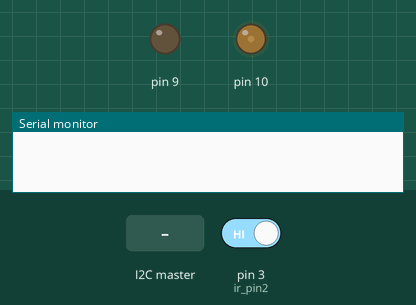
This sketch was run on a simulated Arduino Uno, built with avr-gcc and run on an emulated ATmega328P. On the bench: output pins drawn as LEDs (lit = HIGH), the last lines printed to the serial monitor. Inputs (shaded band) come from the test bench; at power-on: pin 3 (ir_pin2) HIGH.

Above: at 1.2 s.
1.3 s: pin 3 (ir_pin2) driven LOW
2.8 s: the I2C master sends the byte 1
At 3.2 s:
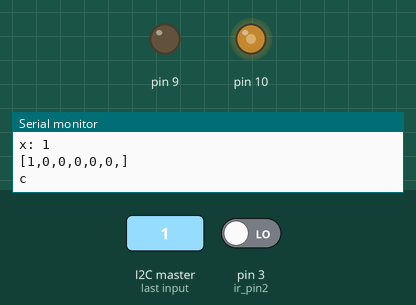
Timing chart, 0 to 6.2 s (numbered marks = the images above; inputs shaded):
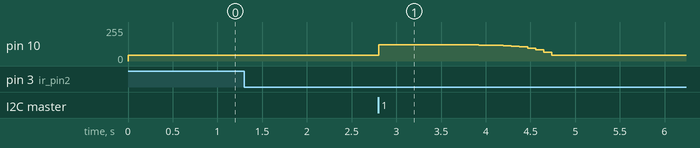

Measured:
- after the input at 2.8 s, pin 10: 45/255 → 123/255 at once, → 122/255 0.85 s later, → 121/255 0.09 s later, → 120/255 0.18 s later, … (13 changes in this stretch)

The sketch:

Main_Slave.ino
```cpp
#include <Wire.h>
#define SLAVE_ADDR 9
#define ANSWERSIZE 2

int ir_pin2 = 3;
bool hitObject2 = false;
int counter2 = 0;

int y;
int k;
int angle = 120;

int list_index = 0;
const int list_num = 6;
int list[list_num];

int x;


void setup() {
  Wire.begin(SLAVE_ADDR);

  Serial.begin(9600);
  Serial.setTimeout(5);

  pinMode(10, OUTPUT);
  pinMode(ir_pin2, INPUT);

  //  Start posítion
  configtoPWM16();
  Write16(10, 11500);

  for ( int i = 0; i < list_num; i++) {
    list[i] = 0;
  }
  Wire.onReceive(receiveEvent);
}

void loop() {

  //Counter2______________________________________________________
  int val2 = (digitalRead(ir_pin2));
  if ( (val2 == 0) && (hitObject2 == false) ) {
    counter2++;
    hitObject2 = true;
    Serial.println(counter2);
  }
  else if ( (val2 == 1) && (hitObject2 == true) ) {
    hitObject2 = false;
  }
  delay(5);
  if (Wire.available() > 0 ) {
    x = Wire.read();
    Serial.print("x: ");
    Serial.println(x);
    if (x == 0) {
      counter2 = 0;
    }
    else {
      list[list_index] =  x;
      list_index++;
      if (list_index >= list_num) {
        list_index = 0;
      }
      Serial.print('[');
      for ( int i = 0; i < list_num; i++) {
        Serial.print(list[i]);
        Serial.print(',');
      }
      Serial.println(']');

    }
  }
  //Servo__________

  for (int i = 0; i < list_num; i++) {
    if (counter2 == list[i] && counter2 != 0) {
      list[i] = 0;
      Serial.println('c');

      for (int t = 0; t < 800; t++) {
        y = map(angle, 0, 180, 11500, 41550 );
        Write16(10, y);
        delay(1);
      }

      for (int t = 0; t < 800; t++) {
        k = (angle - pow(1.5, t));

        if ((k > 0) && (k < angle)) {
//          Serial.println(k);
          y = map(k, 0, 180, 11500, 41550);
          Write16(10, y);
          delay(90);
        }

        else if (k < 0) {
          y = map(0, 0, 180, 11500, 41550);
          Write16(10, y);
        }
      }

    }
  }
}

void receiveEvent() {
  while ( Wire.available() > 1) {
    x = Wire.read();

  }
}
```

Slave_config.ino
```cpp
uint16_t t;
uint16_t icr = 0xffff;

//---------------Configurations------------------------------
void configtoPWM16() {
  DDRB |= _BV(PB1) | _BV(PB2); //Set pins as outputs
  TCCR1A = _BV(COM1A1) | _BV(COM1B1) //Non-Inv PWM
           | _BV(WGM11); // Mode 14: Fast PWM, TOP=ICR1
  TCCR1B = _BV(WGM13) | _BV(WGM12)
           | _BV(CS10); // Prescaler 1
  ICR1 = icr; // TOP counter value (Relieving OCR1A*)
}
void Write16(uint8_t pin, uint16_t val) {
  switch (pin) {
    case  9: OCR1A = val; break;
    case 10: OCR1B = val; break;
  }
}
```
